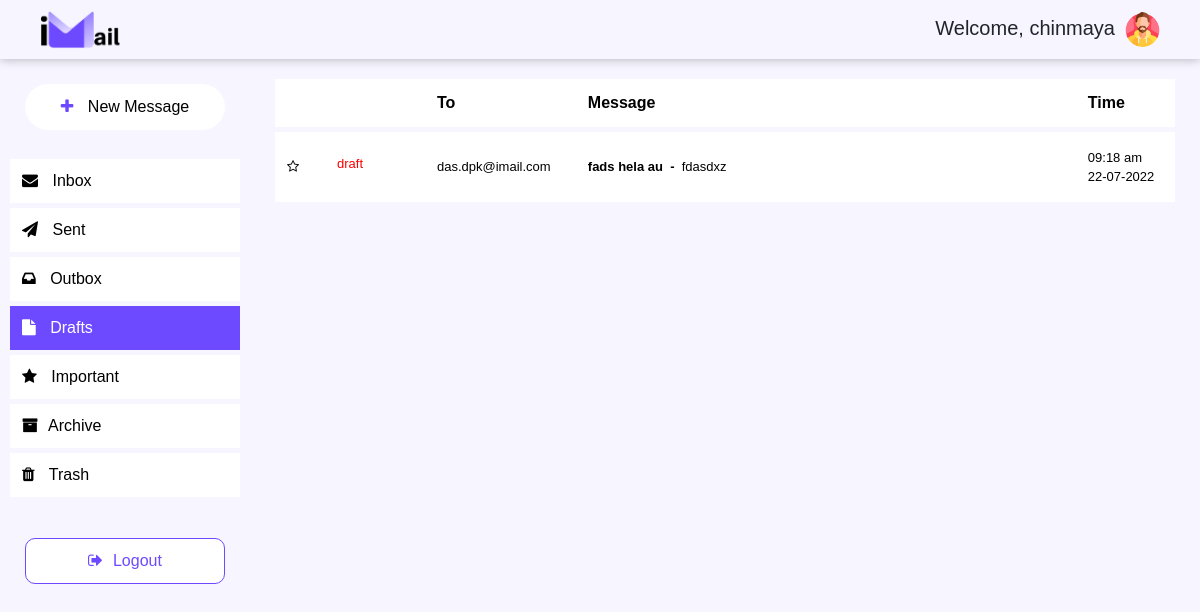
/drafts.php (signed in), run on the app's committed database.
### tables this page shows
CREATE TABLE `draft` (
  `mid` int(4) NOT NULL,
  `sender` varchar(50) DEFAULT NULL,
  `receiver` varchar(50) DEFAULT NULL,
  `dttime` datetime DEFAULT NULL,
  `sub` varchar(50) DEFAULT NULL,
  `mailbox` varchar(10) DEFAULT NULL,
  `status` int(2) DEFAULT NULL,
  `message` text DEFAULT NULL,
  `owner` varchar(50) DEFAULT NULL,
  `attachment` varchar(50) DEFAULT NULL
);

### drafts.php (the view, shortened to what this page needs)
<?php
include './config/config.php';
$user = $_SESSION['email'];
?>
<!DOCTYPE html>
<html lang="en">
<head>
    <?php include "./includes/headerlinks.php" ?>
</head>
<body>
    <?php include "./includes/insideNavbar.php" ?>
    <main class="mailbox_main">
        <?php include "./includes/sidebar.php" ?>
        <div class="mailArea">
            <div class="mailContainer">
                <table class="customTable">
                    <thead>
                        <tr>
                            <th style="width: 50px;"></th>
                            <th style="width: 100px;"></th>
                            <th>To</th>
                            <th style="width: calc(100vw - 700px);">Message</th>
                            <th>Time</th>
                        </tr>
                    </thead>
                    <tbody>
                        <?php
                        $sql = "Select * from draft where mailbox='draft' and owner='$user' order by dttime desc";
                        $res = mysqli_query($conn, $sql);
                        while ($row = mysqli_fetch_assoc($res)) {
                            $dateAndTimeArray =  preg_split("/\ /", $row['dttime']);
                            $formatedDateArray =  preg_split("/\-/", $dateAndTimeArray[0]);
                            $formatedDate = "$formatedDateArray[2]-$formatedDateArray[1]-$formatedDateArray[0]";
                            $formatedTimeArray =  preg_split("/\:/", $dateAndTimeArray[1]);
                            $formatedTime = "";
                            if ((int) $formatedTimeArray[0] > 12) {
                                $actualValue = (int) $formatedTimeArray[0] - 12;
                                $formatedTime = "$actualValue:$formatedTimeArray[1] pm";
                            } else  $formatedTime = "$formatedTimeArray[0]:$formatedTimeArray[1] am";
                            $json_encodeValue = json_encode($row);
                            echo "<tr  onclick='opendraftModal($json_encodeValue);'  style='border-top:5px solid rgb(247, 245, 255);' >
                                    <td> <i class='fa fa-star-o' aria-hidden='true'></i> </td>
                                    <td><p style='color:red;margin-top:10px;' >draft</p></td>
                                    <td>$row[receiver]</td>
                                    <td style='max-width: calc(100vw - 700px);  white-space: nowrap;
                                    overflow: hidden;text-overflow: ellipsis;' ><b>$row[sub]&nbsp;&nbsp;-&nbsp;&nbsp;</b>$row[message]</td>
                                    <td>$formatedTime<br />$formatedDate</td>
                                 </tr>";
                        }
                        ?>
                    </tbody>
                </table>
            </div>
        </div>
    </main>
</body>
</html>

### css/style.css (style rules this page uses)
* { margin: 0; padding: 0; -webkit-box-sizing: border-box; box-sizing: border-box; font-family: "PT Sans", sans-serif; }
.mailbox_main { display: -webkit-box; display: -ms-flexbox; display: flex; background: #f7f5ff; }
.mailbox_main .mailArea { background: #f7f5ff; width: calc(100vw - 250px); }
.mailbox_main .mailArea .mailContainer { margin: 20px 25px; height: calc(100vh - 100px); overflow: auto; }
.mailbox_main .mailArea .mailContainer table { width: 100%; padding: 10px 15px; }
.mailbox_main .mailArea .mailContainer table tbody tr { background: white; cursor: pointer; font-size: 13px; }
.mailbox_main .mailArea .mailContainer table.customTable { width: 100%; border-collapse: collapse; color: #000000; }
.mailbox_main .mailArea .mailContainer table.customTable td, .mailbox_main .mailArea .mailContainer table.customTable th { padding: 12px; }
.mailbox_main .mailArea .mailContainer table.customTable th { -webkit-box-shadow: 0 0 30px black; box-shadow: 0 0 30px black; }
.mailbox_main .mailArea .mailContainer table.customTable thead { background: white; position: -webkit-sticky; position: sticky; top: 0; }
.mailbox_main .mailArea .mailContainer table.customTable thead tr { width: 100%; }

### data on the page
draft: receiver "das.dpk@imail.com", sub "fads hela au", message "fdasdxz", dttime "09:18 am", dttime "22-07-2022"

### other printed values
$username "chinmaya"
